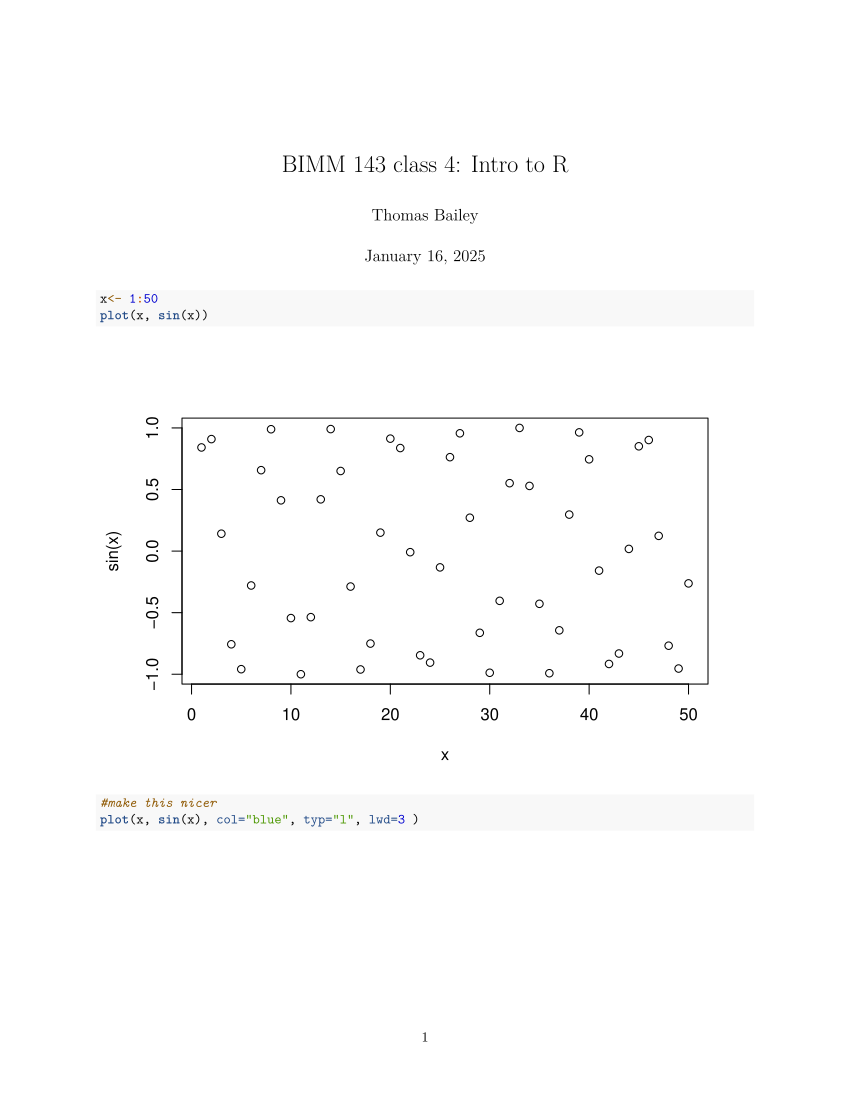

The script that drew this image:
#' ---
#' title: "BIMM 143 class 4: Intro to R"
#' author: "Thomas Bailey"
#' date: "January 16, 2025"
#' ---


x<- 1:50
plot(x, sin(x))

#make this nicer
plot(x, sin(x), col="blue", typ="l", lwd=3 )
